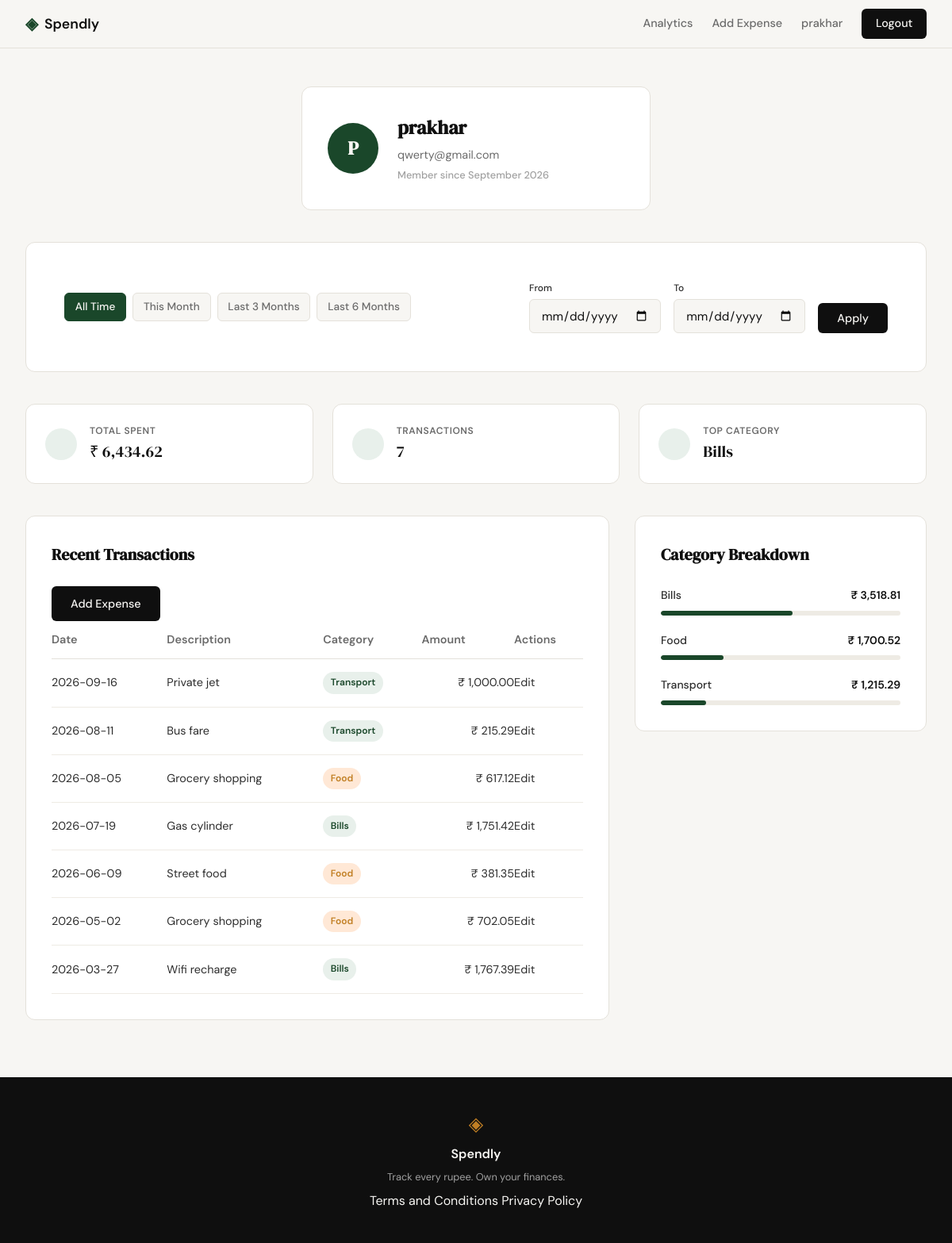
The app's page /profile (signed in), older data.
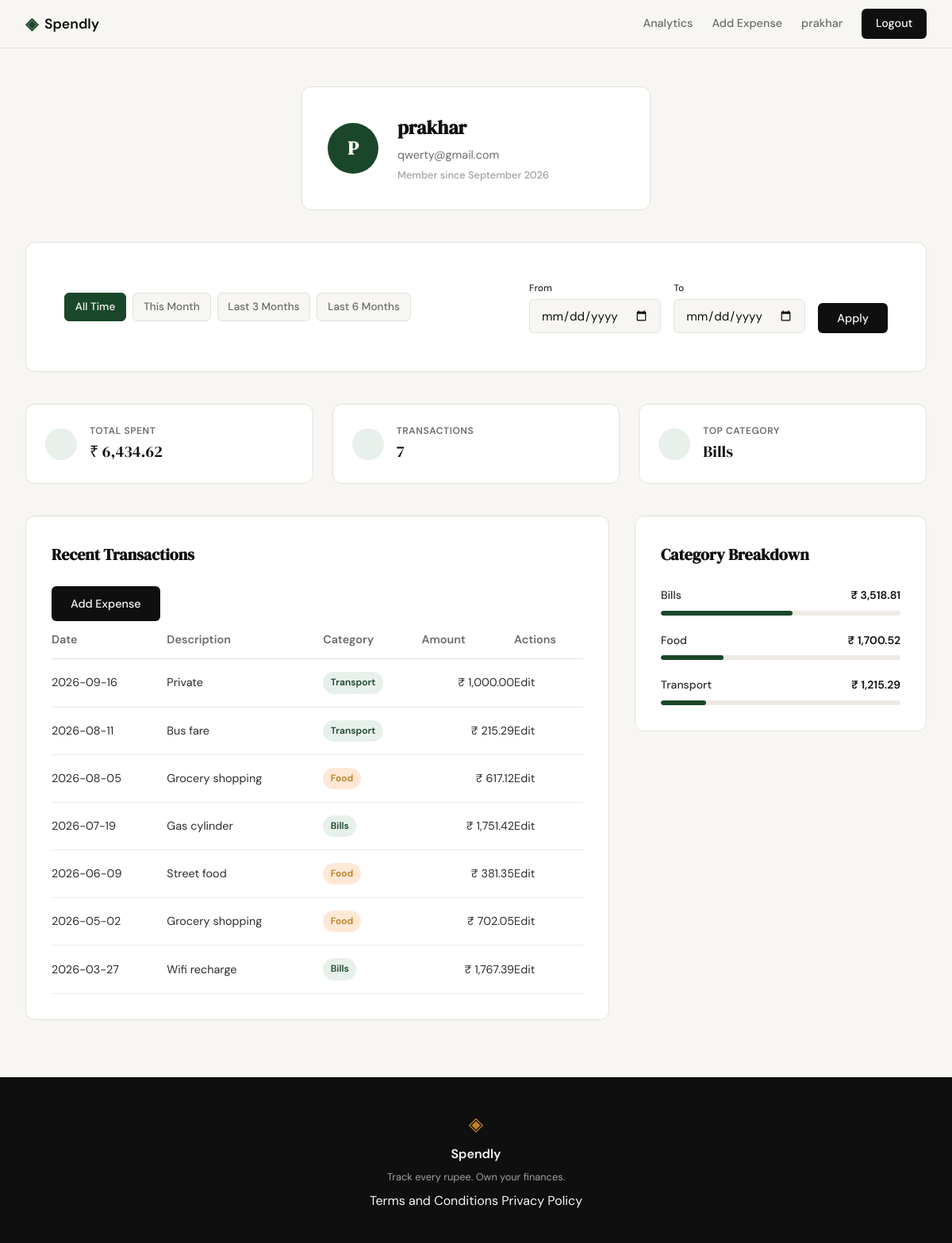
The same page, newer data.
### tables this page shows
CREATE TABLE users (
            id INTEGER PRIMARY KEY AUTOINCREMENT,
            name TEXT NOT NULL,
            email TEXT UNIQUE NOT NULL,
            password_hash TEXT NOT NULL,
            created_at TEXT DEFAULT CURRENT_TIMESTAMP
        );

CREATE TABLE expenses (
            id INTEGER PRIMARY KEY AUTOINCREMENT,
            user_id INTEGER NOT NULL,
            amount REAL NOT NULL,
            category TEXT NOT NULL,
            date TEXT NOT NULL,
            description TEXT,
            created_at TEXT DEFAULT CURRENT_TIMESTAMP,
            FOREIGN KEY (user_id) REFERENCES users (id)
        );

### app.py (the view)
@app.route("/profile")
def profile():
    user_id = session.get("user_id")
    if not user_id:
        return redirect(url_for("login"))
    user = get_user_by_id(user_id)
    if not user:
        flash("User not found", "error")
        return redirect(url_for("login"))
    date_from = request.args.get("date_from")
    date_to = request.args.get("date_to")
    valid_from, valid_to, active_filter, presets = get_date_filter_context(
        date_from, date_to
    )
    if active_filter == "error":
        flash("Start date must be before end date.", "error")
        valid_from, valid_to, active_filter = None, None, "all"
    stats = get_summary_stats(user_id, valid_from, valid_to)
    transactions = get_recent_transactions(
        user_id, date_from=valid_from, date_to=valid_to
    )
    categories = get_category_breakdown(user_id, valid_from, valid_to)
    return render_template(
        "profile.html",
        user=user,
        stats=stats,
        transactions=transactions,
        categories=categories,
        date_from=valid_from,
        date_to=valid_to,
        active_filter=active_filter,
        presets=presets,
    )

### app.py (called while the page is built)
def validate_date(date_str):
    if not date_str:
        return None
    try:
        return datetime.strptime(date_str, "%Y-%m-%d").strftime("%Y-%m-%d")
    except ValueError:
        return None

### database/db.py (called while the page is built)
def get_db():
    db = sqlite3.connect('spendly.db')
    db.row_factory = sqlite3.Row
    db.execute('PRAGMA foreign_keys = ON')
    return db

### database/queries.py (called while the page is built)
def get_user_by_id(user_id):
    db = get_db()
    try:
        cursor = db.execute(
            "SELECT name, email, created_at FROM users WHERE id = ?", (user_id,)
        )
        row = cursor.fetchone()
        if row:
            created_at = datetime.strptime(row["created_at"], "%Y-%m-%d %H:%M:%S")
            member_since = created_at.strftime("%B %Y")
            return {
                "name": row["name"],
                "email": row["email"],
                "member_since": member_since,
                "initials": (row["name"][0] if row["name"] else "U").upper(),
            }
        return None
    finally:
        db.close()

def apply_date_filter(query, params, date_from, date_to):
    if date_from and date_to:
        query += " AND date BETWEEN ? AND ?"
        params.extend([date_from, date_to])
    elif date_from:
        query += " AND date >= ?"
        params.append(date_from)
    elif date_to:
        query += " AND date <= ?"
        params.append(date_to)
    return query, params

def get_recent_transactions(user_id, limit=10, date_from=None, date_to=None):
    db = get_db()
    try:
        query = "SELECT id, date, description, category, amount FROM expenses WHERE user_id = ?"
        params = [user_id]
        query, params = apply_date_filter(query, params, date_from, date_to)
        query += " ORDER BY date DESC LIMIT ?"
        params.append(limit)
        cursor = db.execute(query, params)
        rows = cursor.fetchall()
        transactions = []
        for row in rows:
            transactions.append(
                {
                    "id": row["id"],
                    "date": row["date"],
                    "description": row["description"],
                    "category": row["category"],
                    "amount": f"₹ {row['amount']:,.2f}",
                }
            )
        return transactions
    finally:
        db.close()

### templates/profile.html (shortened to what this page needs)
{% extends "base.html" %}
{% block head %}
<link rel="stylesheet" href="{{ url_for('static', filename='css/profile.css') }}">
{% endblock %}
{% block content %}
<div class="profile-container">
    <section class="user-header">
        <div class="auth-card profile-card">
            <div class="profile-card-inner">
                <div class="avatar">{{ user.initials }}</div>
                <div class="profile-details">
                    <h1>{{ user.name }}</h1>
                    <p class="text-muted">{{ user.email }}</p>
                    <p class="member-since">Member since {{ user.member_since }}</p>
                </div>
            </div>
        </div>
    </section>
    <section class="filter-bar">
        <div class="auth-card">
            <div class="filter-container">
                <div class="filter-presets">
                    <a href="{{ url_for('profile') }}"
                       class="filter-btn {{ 'active' if active_filter == 'all' }}">
                       All Time
                    </a>
                    {% for key, range in presets.items() %}
                    <a href="{{ url_for('profile', date_from=range.from, date_to=range.to) }}"
                       class="filter-btn {{ 'active' if active_filter == key }}">
                       {{ key.replace('-', ' ').title() }}
                    </a>
                    {% endfor %}
                </div>
                <form method="GET" action="{{ url_for('profile') }}" class="filter-custom">
                    <div class="form-group">
                        <label for="date_from">From</label>
                        <input type="date" id="date_from" name="date_from"
                               value="{{ date_from or '' }}" class="form-input">
                    </div>
                    <div class="form-group">
                        <label for="date_to">To</label>
                        <input type="date" id="date_to" name="date_to"
                               value="{{ date_to or '' }}" class="form-input">
                    </div>
                    <button type="submit" class="btn-primary">Apply</button>
                </form>
            </div>
        </div>
    </section>
    <section class="stats-grid">
        <div class="stat-card">
            <i data-lucide="indian-rupee" class="stat-icon"></i>
            <div class="stat-info">
                <span class="stat-label">Total Spent</span>
                <span class="stat-value">{{ stats.total_spent }}</span>
            </div>
        </div>
        <div class="stat-card">
            <i data-lucide="list" class="stat-icon"></i>
            <div class="stat-info">
                <span class="stat-label">Transactions</span>
                <span class="stat-value">{{ stats.transaction_count }}</span>
            </div>
        </div>
        <div class="stat-card">
            <i data-lucide="pie-chart" class="stat-icon"></i>
            <div class="stat-info">
                <span class="stat-label">Top Category</span>
                <span class="stat-value">{{ stats.top_category }}</span>
            </div>
        </div>
    </section>
    <div class="profile-main-grid">
        <section class="history-section">
            <div class="auth-card">
                <div class="section-header">
                    <h2 class="section-title">Recent Transactions</h2>
                    <a href="{{ url_for('add_expense') }}" class="btn-primary">Add Expense</a>
                </div>
                <table class="profile-table">
                    <thead>
                        <tr>
                            <th>Date</th>
                            <th>Description</th>
                            <th>Category</th>
                            <th class="text-right">Amount</th>
                            <th class="text-center">Actions</th>
                        </tr>
                    </thead>
                    <tbody>
                        {% for tx in transactions %}
                        <tr>
                            <td>{{ tx.date }}</td>
                            <td>{{ tx.description }}</td>
                            <td>
                                <span class="category-badge badge-{{ tx.category.lower() }}">
                                    {{ tx.category }}
                                </span>
                            </td>
                            <td class="text-right">{{ tx.amount }}</td>
                            <td class="text-center">
                                <a href="{{ url_for('edit_expense', id=tx['id']) }}" class="btn-edit">Edit</a>
                            </td>
                        </tr>
                        {% endfor %}
                    </tbody>
                </table>
            </div>
        </section>
        <section class="breakdown-section">
            <div class="auth-card">
                <h2 class="section-title">Category Breakdown</h2>
                <div class="category-list">
                    {% for cat in categories %}
                    <div class="category-item">
                        <div class="category-meta">
                            <span class="category-name">{{ cat.name }}</span>
                            <span class="category-amount">{{ cat.total }}</span>
                        </div>
                        <div class="category-bar-container">
                            <div class="category-bar" style="width: {{ cat.percentage }}%"></div>
                        </div>
                    </div>
                    {% endfor %}
                </div>
            </div>
        </section>
    </div>
</div>
{% endblock %}

### templates/base.html (shortened to what this page needs)
<!DOCTYPE html>
<html lang="en">
<head>
    <link rel="stylesheet" href="{{ url_for('static', filename='css/style.css') }}">
    {% block head %}{% endblock %}
</head>
<body>
    <nav class="navbar">
        <div class="nav-inner">
            <a href="{{ url_for('landing') }}" class="nav-brand">
                <span class="brand-icon">◈</span>
                <span class="brand-name">Spendly</span>
            </a>
            <div class="nav-links">
                {% if session.user_id %}
                    <a href="{{ url_for('analytics') }}" class="{% if request.endpoint == 'analytics' %}active{% endif %}">Analytics</a>
                    <a href="{{ url_for('add_expense') }}" class="{% if request.endpoint == 'add_expense' %}active{% endif %}">Add Expense</a>
                    <a href="{{ url_for('profile') }}" class="nav-user">{{ session.user_name }}</a>
                    <a href="{{ url_for('logout') }}" class="nav-cta">Logout</a>
                {% else %}
                    <a href="{{ url_for('login') }}">Sign in</a>
                    <a href="{{ url_for('register') }}" class="nav-cta">Get started</a>
                {% endif %}
            </div>
        </div>
    </nav>
    <main class="main-content">
        {% block content %}{% endblock %}
    </main>
    <footer class="footer">
        <div class="footer-inner">
            <span class="brand-icon">◈</span><span class="footer-name">Spendly</span>
            <p class="footer-copy">Track every rupee. Own your finances.</p>
            <p class="footer-links">
                <a href="{{ url_for('terms') }}">Terms and Conditions</a>
                <a href="{{ url_for('privacy') }}">Privacy Policy</a>
            </p>
        </div>
    </footer>
</body>
</html>

### static/css/profile.css (style rules this page uses)
.filter-bar { margin-bottom: 2.5rem; }
.filter-container { display: flex; align-items: center; justify-content: space-between; gap: 2rem; padding: 1rem; }
.filter-presets { display: flex; gap: 0.5rem; flex-wrap: wrap; }
.filter-btn { padding: 0.4rem 0.8rem; font-size: 0.85rem; font-weight: 500; color: var(--ink-muted); background: var(--paper); border: 1px solid var(--border); border-radius: var(--radius-sm); transition: all 0.2s; }
.filter-btn.active { background: var(--accent); color: var(--paper); border-color: var(--accent); }
.filter-custom { display: flex; align-items: flex-end; gap: 1rem; }
.filter-custom .form-group { margin-bottom: 0; }
.filter-custom label { font-size: 0.75rem; margin-bottom: 0.25rem; }

Row changes from the older to the newer data that the page shows:
changed expenses: description "Private jet" → "Private"
